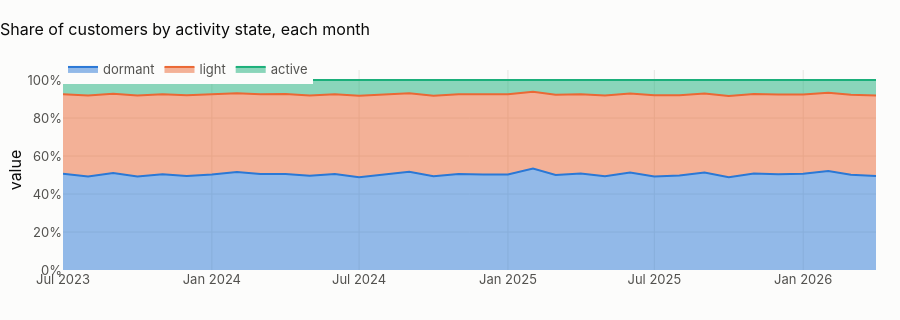

Notebook source saved alongside this figure:
### Markdown cell above
## 1 · The monthly picture: how the bank's customers spend their months

### Code cell
mix = star.q(f"""
    select month_start,
           avg((n_tx = 0)::int) as dormant, avg((n_tx between 1 and 2)::int) as light, avg((n_tx >= 3)::int) as active,
           avg((sessions > 0)::int) as digital, avg((contacts > 0)::int) as contacted,
           avg((complaints_opened > 0)::int) as complained, avg((sends > 0)::int) as targeted
    from {{fct_customer_month}} where month_start between '{FIRST}' and '{LAST}' group by 1 order by 1""")
fig = px.area(
    mix.melt(id_vars="month_start", value_vars=["dormant", "light", "active"]),
    x="month_start",
    y="value",
    color="variable",
    title="Share of customers by activity state, each month",
)
fig.update_layout(height=320, yaxis_tickformat=".0%", xaxis_title=None, legend_title=None)
fig.show()
avg = mix.drop(columns="month_start").mean()
show(
    (100 * avg).round(2).rename("average share of customers in a month (%)").to_frame(),
    paging=False,
)
display(
    Markdown(
        f"**In an average month {100 * avg.dormant:.1f} % of customers make no transaction, {100 * avg.light:.1f} % make "
        f"one or two and {100 * avg.active:.1f} % make three or more.** {100 * avg.digital:.1f} % open a digital "
        f"session, {100 * avg.contacted:.1f} % contact the contact centre, {100 * avg.complained:.2f} % complain and "
        f"{100 * avg.targeted:.1f} % receive a campaign. The shares are flat over time (largest monthly swing of the "
        f"dormant share: {100 * (mix.dormant.max() - mix.dormant.min()):.2f} points)."
    )
)
